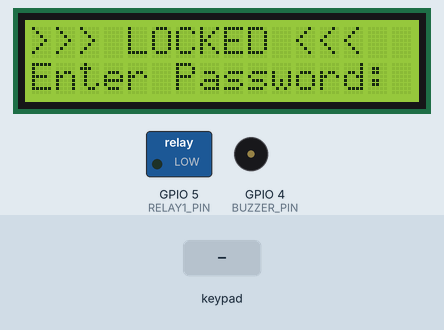
Bench run of a sketch on a simulated ESP32. Parts: 16×2 character LCD, switched loads named in the sketch (green lamp = pin HIGH), buzzer (waves = sounding). The test bench sets the inputs (shaded band). What the sketch prints to the serial monitor is not drawn.

Above: at 1.2 s.
1.3 s: keypad keys 3 2 3 3 2 5 2 6 * pressed 0.4 s apart
At 5.3 s:
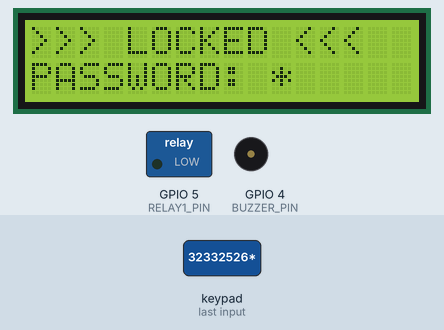
6.4 s: key 'A' pressed
At 7.3 s:
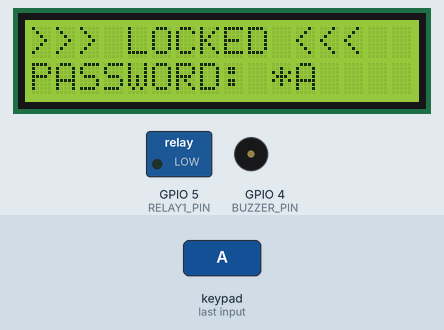
7.9 s: key 'B' pressed
At 8.6 s:
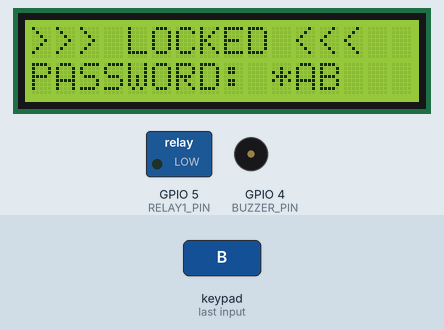
9.4 s: keypad keys 0 0 0 0 # pressed 0.4 s apart
At 9.72 s:
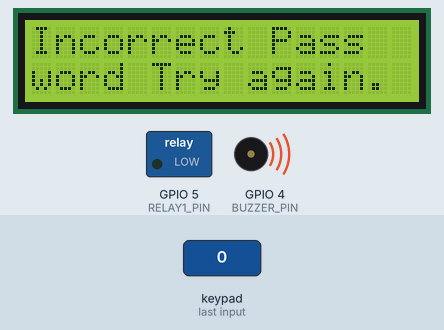
13.8 s: keypad keys 0 0 0 0 pressed 0.4 s apart
At 16.9 s:
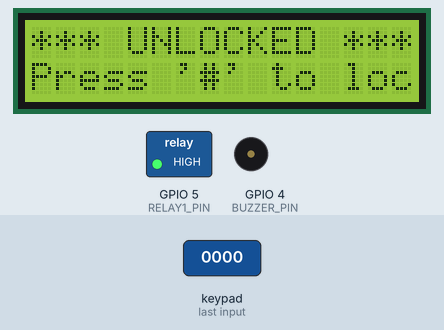
Timing chart, 0 to 18.4 s (numbered marks = the images above; inputs shaded):
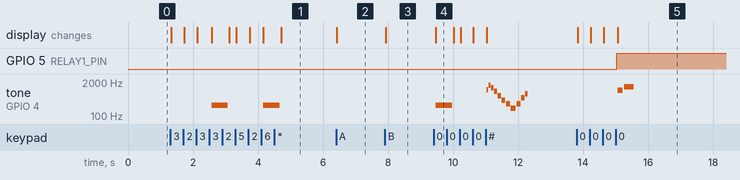

The sketch:

Security_Part_of_Slam_Robot.ino
```cpp
#include <Wire.h>
#include <LiquidCrystal_I2C.h>
#include <Keypad.h>
#include <Buzzer.h>

// I2C LCD Setup
#define I2C_ADDR 0x27
LiquidCrystal_I2C lcd(I2C_ADDR, 16, 2);

// Relay & Buzzer
#define RELAY1_PIN 5  // Main relay (controls unlock/lock)
#define BUZZER_PIN 4
Buzzer buzzer(BUZZER_PIN);

// Keypad Setup
const byte ROWS = 4;
const byte COLS = 4;
char hexaKeys[ROWS][COLS] = {
  {'1', '2', '3', 'A'},
  {'4', '5', '6', 'B'},
  {'7', '8', '9', 'C'},
  {'*', '0', '#', 'D'}
};
byte rowPins[ROWS] = {32, 33, 25, 26}; // Updated row pin assignments
byte colPins[COLS] = {27, 14, 12, 13}; // Updated column pin assignments

Keypad customKeypad = Keypad(makeKeymap(hexaKeys), rowPins, colPins, ROWS, COLS);

// Password logic
String keyinput = "";
String password = "0000";
bool isLocked = true;
bool isBuzzerActive = false;

void playWrongPasswordSound() {
  tone(BUZZER_PIN, 262, 500); // Single beep for incorrect password
  delay(500);
  noTone(BUZZER_PIN);
}

void playSuccessSound() {
  int melody[] = {988, 1319};
  int durations[] = {150, 300};

  for (int i = 0; i < 2; i++) {
    tone(BUZZER_PIN, melody[i], durations[i]);
    delay(durations[i] * 1.3);
  }
  noTone(BUZZER_PIN);
}


void playBreakingSound() {
  int melody[] = {1000, 1500, 1200, 900, 600, 400, 300, 200, 300, 500, 700};
  int durations[] = {50, 70, 80, 90, 100, 110, 120, 150, 120, 100, 80};

  for (int i = 0; i < 11; i++) {
    tone(BUZZER_PIN, melody[i], durations[i]);
    delay(durations[i] * 1.2);
  }

  noTone(BUZZER_PIN);
}

// Display Utility
void updateDisplay(const String &line1, const String &line2) {
  lcd.clear();
  lcd.setCursor(0, 0);
  lcd.print(line1);
  lcd.setCursor(0, 1);
  lcd.print(line2);
  Serial.println(line1);
  Serial.println(line2);
}

// Function to update relay based on lock status
void updateRelay() {
  digitalWrite(RELAY1_PIN, isLocked ? LOW : HIGH);
}

// Setup
void setup() {
  Serial.begin(115200);
  Wire.begin(21, 22);
  lcd.init();
  lcd.backlight();

  pinMode(RELAY1_PIN, OUTPUT);

  isLocked = true;  // Start in locked state
  updateRelay();
  updateDisplay(">>> LOCKED <<<", "Enter Password:");
}

// Main Loop
void loop() {
  char key = customKeypad.getKey();

  if (key) {
    Serial.print("Key Pressed: ");
    Serial.println(key);

    // Handle buzzer reset if needed
    if (isBuzzerActive && key == '#') {
      buzzer.end(0);
      isBuzzerActive = false;
    }

    // Handle Locking when Unlocked
    if (!isLocked && key == '#') {
      isLocked = true;
      updateRelay();
      Serial.println("Relay is locked.");
      updateDisplay(">>> LOCKED <<<", "Enter Password:");
      keyinput = "";
      playBreakingSound();
      return;
    }

    // Handle Password Entry when Locked
    if (isLocked) {
      if (key == '#') {
        // Reset the password input
        keyinput = "";
        updateDisplay(">>> LOCKED <<<", "Enter Password:");
        playBreakingSound();
        return;
      }

      keyinput += key;
      updateDisplay(">>> LOCKED <<<", "PASSWORD: " + keyinput);

      // When 4 digits are entered, check password
      if (keyinput.length() >= 4) {
        if (keyinput == password) {
          isLocked = false;
          updateRelay();
          Serial.println("Password correct, Relay is unlocked.");
          updateDisplay("*** UNLOCKED ***", "Press '#' to lock");
          playSuccessSound();
        } else {
          Serial.println("Incorrect password, try again.");
          updateDisplay("Incorrect Pass", "word Try again.");
          playWrongPasswordSound();
        }
        keyinput = "";
      }
    }
  }
}
```

Measured:
- after the input at 1.3 s, tone on GPIO 4 (BUZZER_PIN): alternates 262 Hz for 0.50 s and silent for 1.1 s, starting after 1.3 s; the display: first changes at once (image 1 shows a later state)
- after the input at 6.4 s, the display: changes at once (image 2)
- after the input at 7.9 s, the display: changes at once (image 3)
- after the input at 9.4 s, tone on GPIO 4 (BUZZER_PIN): plays 262 Hz for 0.50 s, 1000 Hz for 0.05 s, 1500 Hz for 0.07 s, 1200 Hz for 0.08 s, 900 Hz for 0.09 s, 600 Hz for 0.10 s … (12 notes in this stretch), starting after 0.07 s; the display: changes after 0.07 s (image 4)
- after the input at 13.8 s, GPIO 5 (RELAY1_PIN): LOW → HIGH after 1.2 s; tone on GPIO 4 (BUZZER_PIN): silent → 988 Hz after 1.3 s, → silent 0.15 s later, → 1319 Hz 0.05 s later, → silent 0.30 s later; the display: first changes at once (image 5 shows a later state)
